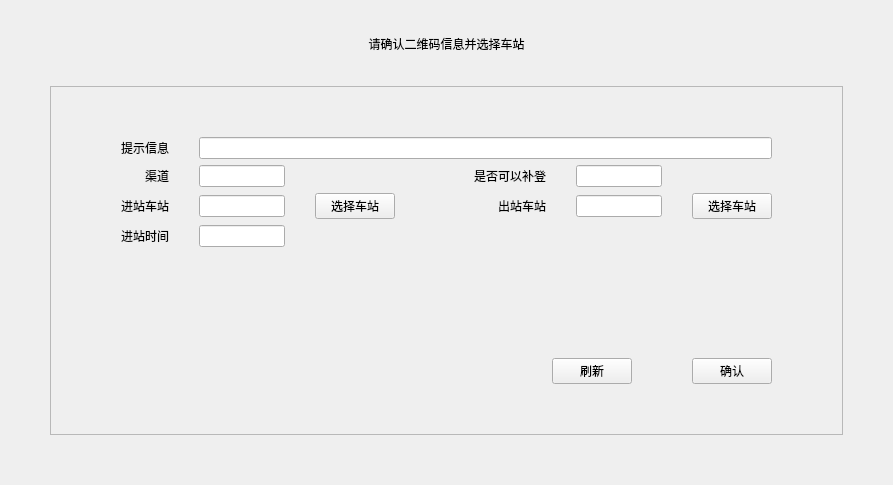
<?xml version="1.0" encoding="UTF-8"?>
<ui version="4.0">
 <class>QrReregisterWidget</class>
 <widget class="QWidget" name="QrReregisterWidget">
  <property name="geometry">
   <rect>
    <x>0</x>
    <y>0</y>
    <width>893</width>
    <height>485</height>
   </rect>
  </property>
  <property name="windowTitle">
   <string>Form</string>
  </property>
  <layout class="QVBoxLayout" name="verticalLayout_3">
   <property name="spacing">
    <number>0</number>
   </property>
   <property name="leftMargin">
    <number>0</number>
   </property>
   <property name="topMargin">
    <number>0</number>
   </property>
   <property name="rightMargin">
    <number>0</number>
   </property>
   <property name="bottomMargin">
    <number>0</number>
   </property>
   <item>
    <widget class="QWidget" name="infoBg" native="true">
     <layout class="QVBoxLayout" name="verticalLayout_2">
      <property name="spacing">
       <number>0</number>
      </property>
      <property name="leftMargin">
       <number>50</number>
      </property>
      <property name="topMargin">
       <number>0</number>
      </property>
      <property name="rightMargin">
       <number>50</number>
      </property>
      <property name="bottomMargin">
       <number>50</number>
      </property>
      <item>
       <spacer name="verticalSpacer_3">
        <property name="orientation">
         <enum>Qt::Vertical</enum>
        </property>
        <property name="sizeType">
         <enum>QSizePolicy::Fixed</enum>
        </property>
        <property name="sizeHint" stdset="0">
         <size>
          <width>20</width>
          <height>35</height>
         </size>
        </property>
       </spacer>
      </item>
      <item>
       <widget class="QLabel" name="nameLabel">
        <property name="text">
         <string>请确认二维码信息并选择车站</string>
        </property>
        <property name="alignment">
         <set>Qt::AlignCenter</set>
        </property>
       </widget>
      </item>
      <item>
       <spacer name="verticalSpacer_2">
        <property name="orientation">
         <enum>Qt::Vertical</enum>
        </property>
        <property name="sizeType">
         <enum>QSizePolicy::Fixed</enum>
        </property>
        <property name="sizeHint" stdset="0">
         <size>
          <width>20</width>
          <height>33</height>
         </size>
        </property>
       </spacer>
      </item>
      <item>
       <widget class="QFrame" name="centerFrame">
        <property name="frameShape">
         <enum>QFrame::StyledPanel</enum>
        </property>
        <property name="frameShadow">
         <enum>QFrame::Raised</enum>
        </property>
        <layout class="QVBoxLayout" name="verticalLayout">
         <property name="leftMargin">
          <number>70</number>
         </property>
         <property name="topMargin">
          <number>50</number>
         </property>
         <property name="rightMargin">
          <number>70</number>
         </property>
         <property name="bottomMargin">
          <number>50</number>
         </property>
         <item>
          <layout class="QGridLayout" name="gridLayout">
           <property name="horizontalSpacing">
            <number>30</number>
           </property>
           <item row="0" column="0">
            <widget class="QLabel" name="text1">
             <property name="text">
              <string>提示信息</string>
             </property>
             <property name="alignment">
              <set>Qt::AlignRight|Qt::AlignTrailing|Qt::AlignVCenter</set>
             </property>
            </widget>
           </item>
           <item row="1" column="0">
            <widget class="QLabel" name="text2">
             <property name="text">
              <string>渠道</string>
             </property>
             <property name="alignment">
              <set>Qt::AlignRight|Qt::AlignTrailing|Qt::AlignVCenter</set>
             </property>
            </widget>
           </item>
           <item row="1" column="1">
            <widget class="QLineEdit" name="lineEdit2"/>
           </item>
           <item row="1" column="2">
            <spacer name="horizontalSpacer_2">
             <property name="orientation">
              <enum>Qt::Horizontal</enum>
             </property>
             <property name="sizeHint" stdset="0">
              <size>
               <width>40</width>
               <height>20</height>
              </size>
             </property>
            </spacer>
           </item>
           <item row="1" column="4">
            <widget class="QLabel" name="text8">
             <property name="text">
              <string>是否可以补登</string>
             </property>
             <property name="alignment">
              <set>Qt::AlignRight|Qt::AlignTrailing|Qt::AlignVCenter</set>
             </property>
            </widget>
           </item>
           <item row="1" column="5">
            <widget class="QLineEdit" name="lineEdit8"/>
           </item>
           <item row="1" column="6">
            <spacer name="horizontalSpacer_9">
             <property name="orientation">
              <enum>Qt::Horizontal</enum>
             </property>
             <property name="sizeHint" stdset="0">
              <size>
               <width>40</width>
               <height>20</height>
              </size>
             </property>
            </spacer>
           </item>
           <item row="2" column="0">
            <widget class="QLabel" name="text3">
             <property name="text">
              <string>进站车站</string>
             </property>
             <property name="alignment">
              <set>Qt::AlignRight|Qt::AlignTrailing|Qt::AlignVCenter</set>
             </property>
            </widget>
           </item>
           <item row="2" column="1">
            <widget class="QLineEdit" name="lineEdit3"/>
           </item>
           <item row="2" column="2">
            <widget class="QPushButton" name="selectBtn2">
             <property name="text">
              <string>选择车站</string>
             </property>
            </widget>
           </item>
           <item row="2" column="3">
            <spacer name="horizontalSpacer_4">
             <property name="orientation">
              <enum>Qt::Horizontal</enum>
             </property>
             <property name="sizeHint" stdset="0">
              <size>
               <width>40</width>
               <height>20</height>
              </size>
             </property>
            </spacer>
           </item>
           <item row="2" column="4">
            <widget class="QLabel" name="text5">
             <property name="text">
              <string>出站车站</string>
             </property>
             <property name="alignment">
              <set>Qt::AlignRight|Qt::AlignTrailing|Qt::AlignVCenter</set>
             </property>
            </widget>
           </item>
           <item row="2" column="5">
            <widget class="QLineEdit" name="lineEdit5"/>
           </item>
           <item row="2" column="6">
            <widget class="QPushButton" name="selectBtn3">
             <property name="text">
              <string>选择车站</string>
             </property>
            </widget>
           </item>
           <item row="3" column="0">
            <widget class="QLabel" name="text4">
             <property name="text">
              <string>进站时间</string>
             </property>
             <property name="alignment">
              <set>Qt::AlignRight|Qt::AlignTrailing|Qt::AlignVCenter</set>
             </property>
            </widget>
           </item>
           <item row="3" column="1">
            <widget class="QLineEdit" name="lineEdit4"/>
           </item>
           <item row="3" column="2" colspan="5">
            <spacer name="horizontalSpacer_3">
             <property name="orientation">
              <enum>Qt::Horizontal</enum>
             </property>
             <property name="sizeHint" stdset="0">
              <size>
               <width>448</width>
               <height>20</height>
              </size>
             </property>
            </spacer>
           </item>
           <item row="0" column="1" colspan="6">
            <widget class="QLineEdit" name="lineEdit1"/>
           </item>
          </layout>
         </item>
         <item>
          <spacer name="verticalSpacer">
           <property name="orientation">
            <enum>Qt::Vertical</enum>
           </property>
           <property name="sizeHint" stdset="0">
            <size>
             <width>20</width>
             <height>150</height>
            </size>
           </property>
          </spacer>
         </item>
         <item>
          <layout class="QHBoxLayout" name="horizontalLayout_3">
           <property name="spacing">
            <number>0</number>
           </property>
           <item>
            <spacer name="horizontalSpacer_7">
             <property name="orientation">
              <enum>Qt::Horizontal</enum>
             </property>
             <property name="sizeHint" stdset="0">
              <size>
               <width>40</width>
               <height>20</height>
              </size>
             </property>
            </spacer>
           </item>
           <item>
            <widget class="QPushButton" name="updateBtn">
             <property name="text">
              <string>刷新</string>
             </property>
            </widget>
           </item>
           <item>
            <spacer name="horizontalSpacer_8">
             <property name="orientation">
              <enum>Qt::Horizontal</enum>
             </property>
             <property name="sizeType">
              <enum>QSizePolicy::Fixed</enum>
             </property>
             <property name="sizeHint" stdset="0">
              <size>
               <width>60</width>
               <height>20</height>
              </size>
             </property>
            </spacer>
           </item>
           <item>
            <widget class="QPushButton" name="okBtn">
             <property name="text">
              <string>确认</string>
             </property>
            </widget>
           </item>
          </layout>
         </item>
        </layout>
       </widget>
      </item>
     </layout>
    </widget>
   </item>
  </layout>
 </widget>
 <resources/>
 <connections/>
</ui>
